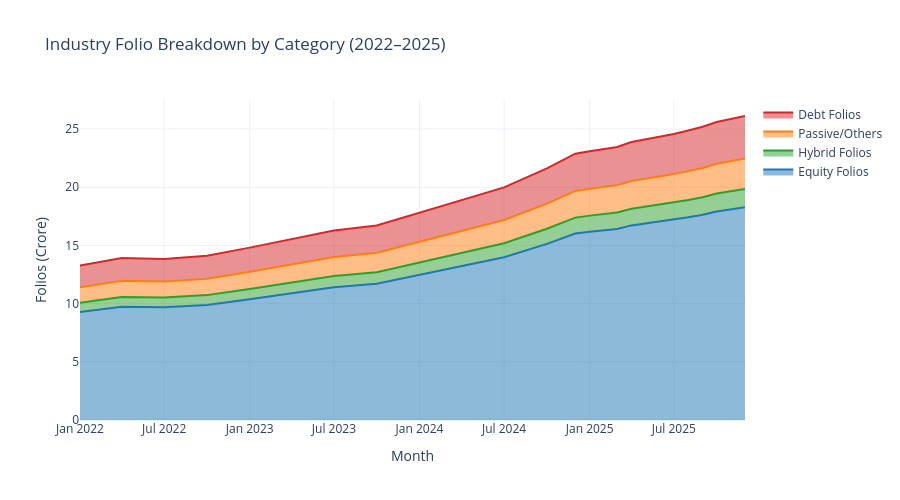

Notebook cell for this chart:
### Markdown cell above
### Key Finding 9: Folio Expansion Trajectory
Total mutual fund industry folios doubled from 13.26 Crore in January 2022 to a record 26.12 Crore in December 2025, led predominantly by equity category adoption.  
*(Supporting Chart: Chart 12 - Industry Folio Count Growth)*

### Code cell
# Chart 13: Folio Count Breakdown by Asset Category
fig13 = go.Figure()
fig13.add_trace(go.Scatter(x=fact_industry_folio['month'], y=fact_industry_folio['equity_folios_crore'], name='Equity Folios', stackgroup='one', line=dict(color='#1f77b4')))
fig13.add_trace(go.Scatter(x=fact_industry_folio['month'], y=fact_industry_folio['hybrid_folios_crore'], name='Hybrid Folios', stackgroup='one', line=dict(color='#2ca02c')))
fig13.add_trace(go.Scatter(x=fact_industry_folio['month'], y=fact_industry_folio['others_folios_crore'], name='Passive/Others', stackgroup='one', line=dict(color='#ff7f0e')))
fig13.add_trace(go.Scatter(x=fact_industry_folio['month'], y=fact_industry_folio['debt_folios_crore'], name='Debt Folios', stackgroup='one', line=dict(color='#d62728')))
fig13.update_layout(title='Industry Folio Breakdown by Category (2022–2025)', xaxis_title='Month', yaxis_title='Folios (Crore)', template='plotly_white', height=500)
fig13.show()

### Figure 1 — Plotly figure (JSON) as saved in the notebook; plotly's stock layout.template omitted (floating-point values rounded to 4 significant figures)
{"data": [{"line": {"color": "#1f77b4"}, "name": "Equity Folios", "stackgroup": "one", "type": "scatter", "x": ["2022-01", "2022-04", "2022-07", "2022-10", "2023-01", "2023-04", "2023-07", "2023-10", "2024-01", "2024-04", "2024-07", "2024-10", "2024-12", "2025-01", "2025-03", "2025-04", "2025-07", "2025-08", "2025-09", "2025-10", "2025-12"], "y": [9.28, 9.74, 9.69, 9.88, 10.37, 10.88, 11.4, 11.7, 12.45, 13.2, 13.99, 15.13, 16.02, 16.17, 16.42, 16.72, 17.2, 17.42, 17.63, 17.92, 18.28]}, {"line": {"color": "#2ca02c"}, "name": "Hybrid Folios", "stackgroup": "one", "type": "scatter", "x": ["2022-01", "2022-04", "2022-07", "2022-10", "2023-01", "2023-04", "2023-07", "2023-10", "2024-01", "2024-04", "2024-07", "2024-10", "2024-12", "2025-01", "2025-03", "2025-04", "2025-07", "2025-08", "2025-09", "2025-10", "2025-12"], "y": [0.8, 0.83, 0.83, 0.85, 0.89, 0.93, 0.98, 1.0, 1.07, 1.13, 1.2, 1.3, 1.37, 1.39, 1.41, 1.43, 1.47, 1.49, 1.51, 1.54, 1.57]}, {"line": {"color": "#ff7f0e"}, "name": "Passive/Others", "stackgroup": "one", "type": "scatter", "x": ["2022-01", "2022-04", "2022-07", "2022-10", "2023-01", "2023-04", "2023-07", "2023-10", "2024-01", "2024-04", "2024-07", "2024-10", "2024-12", "2025-01", "2025-03", "2025-04", "2025-07", "2025-08", "2025-09", "2025-10", "2025-12"], "y": [1.33, 1.39, 1.38, 1.41, 1.48, 1.55, 1.63, 1.67, 1.78, 1.89, 2.0, 2.16, 2.29, 2.31, 2.35, 2.39, 2.46, 2.49, 2.52, 2.56, 2.61]}, {"line": {"color": "#d62728"}, "name": "Debt Folios", "stackgroup": "one", "type": "scatter", "x": ["2022-01", "2022-04", "2022-07", "2022-10", "2023-01", "2023-04", "2023-07", "2023-10", "2024-01", "2024-04", "2024-07", "2024-10", "2024-12", "2025-01", "2025-03", "2025-04", "2025-07", "2025-08", "2025-09", "2025-10", "2025-12"], "y": [1.86, 1.95, 1.94, 1.98, 2.07, 2.18, 2.28, 2.34, 2.49, 2.64, 2.8, 3.03, 3.2, 3.23, 3.28, 3.34, 3.44, 3.48, 3.53, 3.58, 3.66]}], "layout": {"height": 500, "title": {"text": "Industry Folio Breakdown by Category (2022–2025)"}, "xaxis": {"title": {"text": "Month"}}, "yaxis": {"title": {"text": "Folios (Crore)"}}}}
